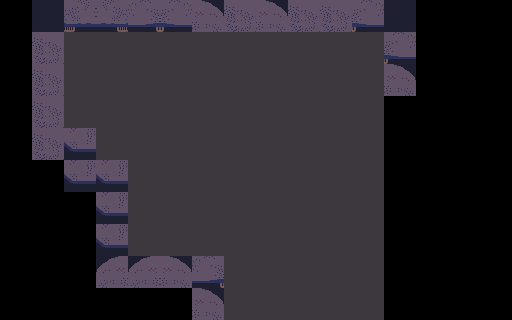

This is a level from a 2D game, rendered from its Tiled map with the project's own tilesets. A one-line summary and the complete map file follow:
An orthogonal 16x10 tile map with 32x32 px tiles, 1 tile layer (Camada de Blocos 1).

<map version="1.10" tiledversion="1.11.2" orientation="orthogonal" renderorder="right-down" width="16" height="10" tilewidth="32" tileheight="32" infinite="0" nextlayerid="2" nextobjectid="1">
 <tileset firstgid="1" source="street_tiles.tsx" />
 <layer id="1" name="Camada de Blocos 1" width="16" height="10">
  <data encoding="csv">
0,2147483654,2,2147483650,1,2147483649,4,3,4,3,3,2147483649,6,0,0,0,
0,3,8,9,8,8,8,8,8,9,8,8,2147483649,0,0,0,
0,3,8,8,8,8,8,8,8,8,8,8,4,0,0,0,
0,3,8,8,8,8,8,8,8,8,8,8,0,0,0,0,
0,3,5,8,8,8,8,8,8,8,8,8,0,0,0,0,
0,0,5,5,8,8,8,8,8,8,8,8,0,0,0,0,
0,0,0,5,8,8,8,8,8,8,8,8,0,0,0,0,
0,0,0,5,8,8,8,8,8,8,8,8,0,0,0,0,
0,0,0,2147483652,2147483652,4,1,10,3221225482,8,8,8,0,0,0,0,
0,0,0,0,0,0,4,8,8,8,8,8,0,0,0,0
</data>
 </layer>
</map>